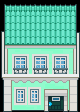

Below is a game level as drawn by its tile map, then a one-line description and the .tmx that defines it (tile-layer data replaced by summaries):
An orthogonal 5x7 tile map with 16x16 px tiles, 3 tile layers (OnGrass, Collisions, WalkBehind) and 1 object (teleport on push).

<map version="1.10" tiledversion="1.11.0" orientation="orthogonal" renderorder="right-down" compressionlevel="6" width="5" height="7" tilewidth="16" tileheight="16" infinite="0" nextlayerid="5" nextobjectid="10">
 <tileset firstgid="1" source="../../../tileset/med-3-h150.tsx" />
 <layer id="4" name="OnGrass" width="5" height="7">
  <data>[35 cells, 2 non-empty, 2 distinct tile ids]</data>
 </layer>
 <layer id="1" name="Collisions" width="5" height="7">
  <data>[35 cells, 30 non-empty, 30 distinct tile ids]</data>
 </layer>
 <layer id="2" name="WalkBehind" width="5" height="7">
  <data>[35 cells, 8 non-empty, 7 distinct tile ids]</data>
 </layer>
 <objectgroup name="Moving">
  <object id="9" type="teleport on push" x="32" y="112" width="16" height="16">
   <properties>
    <property name="map" value="floor-0" />
    <property name="x" value="3" />
    <property name="y" value="8" />
   </properties>
  </object>
 </objectgroup>
</map>
